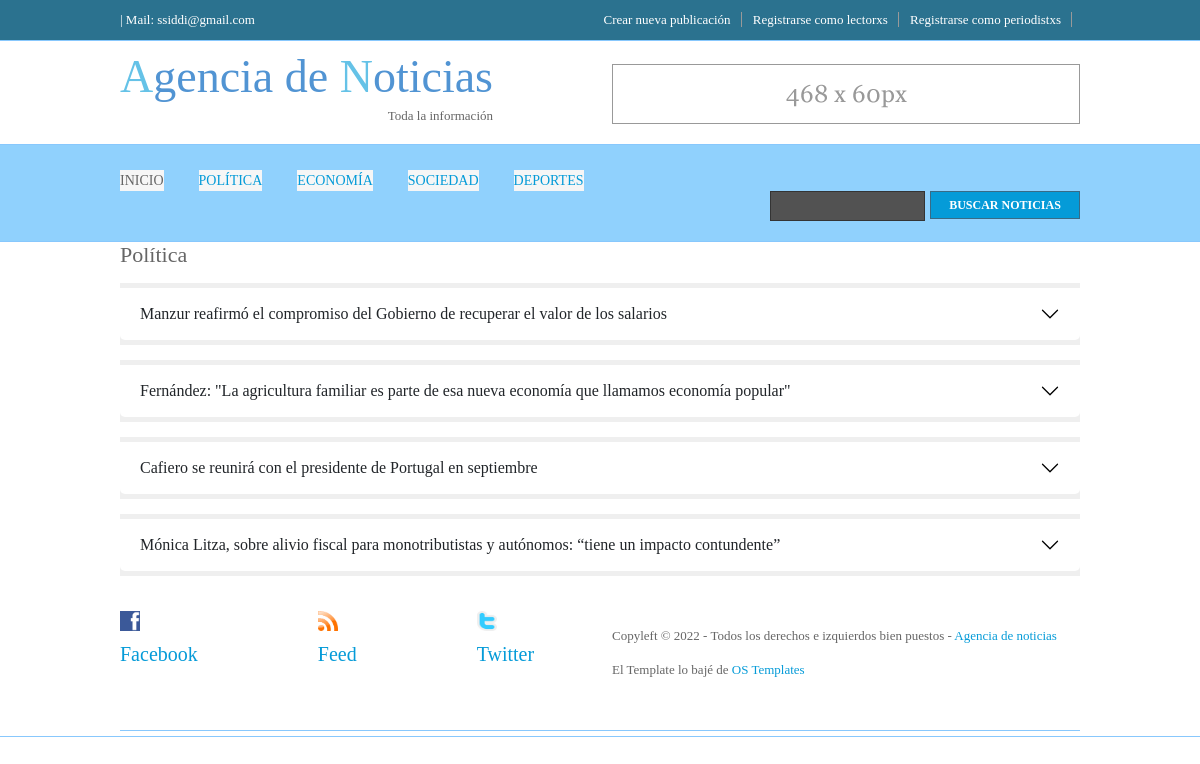
Page /portal/politica on the earlier database version.
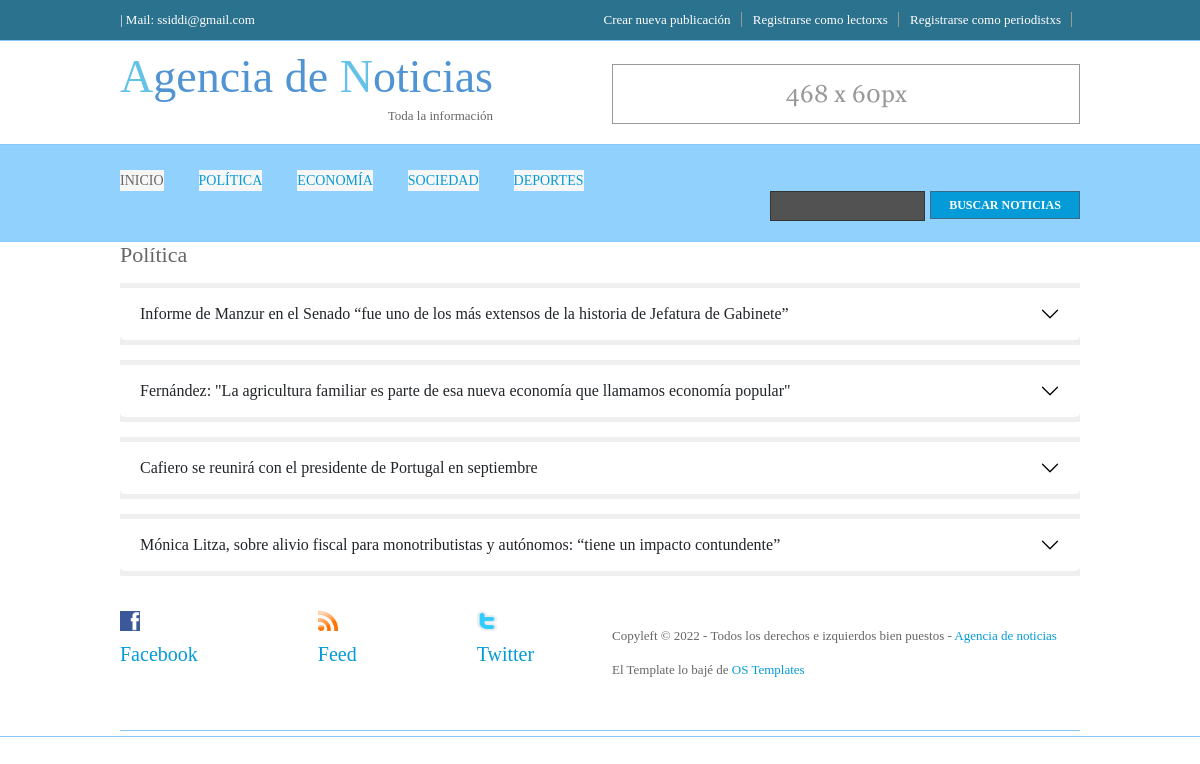
Same page on the later database version.
### portal/models.py (models this page shows, shortened)
class Noticia(models.Model):
    seccion = models.CharField(max_length=50)
    titulo = models.CharField(max_length=140)
    bajada = models.CharField(max_length=100000)
    periodistxs = models.CharField(max_length=50)
    email_preiodistxs = models.EmailField()
    publicado = models.BooleanField()
    home = models.BooleanField()

### portal/views.py (the view)
# urls.py: path("politica", views.politica ,name="politica"),
def politica(request):
    noticias = Noticia.objects.all()
    dicc = {"noticias":noticias[::-1]}
    seccion = loader.get_template("1politica.html")
    documento=seccion.render(dicc)
    return HttpResponse(documento)

### portal/templates/1politica.html (shortened to what this page needs)
{% extends "padre.html" %}
{% load static %}
{% block contenido %}
<div class="wrapper">
  <div id="hpage_cats">
    <h1>Política</h1>
    <div class="accordion accordion-flush" id="accordionFlushExample">
      <div class="accordion-item">
        {% for n in noticias %}
        {% if n.seccion == "politica" and n.publicado == True %}
        <h2 class="accordion-header" id="flush-headingOne">
          <button class="accordion-button collapsed" type="button" data-bs-toggle="collapse" data-bs-target="#flush-collapseOn{{n.id}}" aria-expanded="false" aria-controls="flush-collapseOn{{n.id}}">
            {{n.titulo}}
          </button>
        </h2>
      {% endif %}
      {% endfor %}
      </div>
    </div>
{% endblock %}

Differences in the rows shown:
removed Noticia: titulo "Manzur reafirmó el compromiso del Gobierno de recuperar el valor de los salarios"
added Noticia: titulo "Informe de Manzur en el Senado “fue uno de los más extensos de la historia de Jefatura de Gabinete”"
